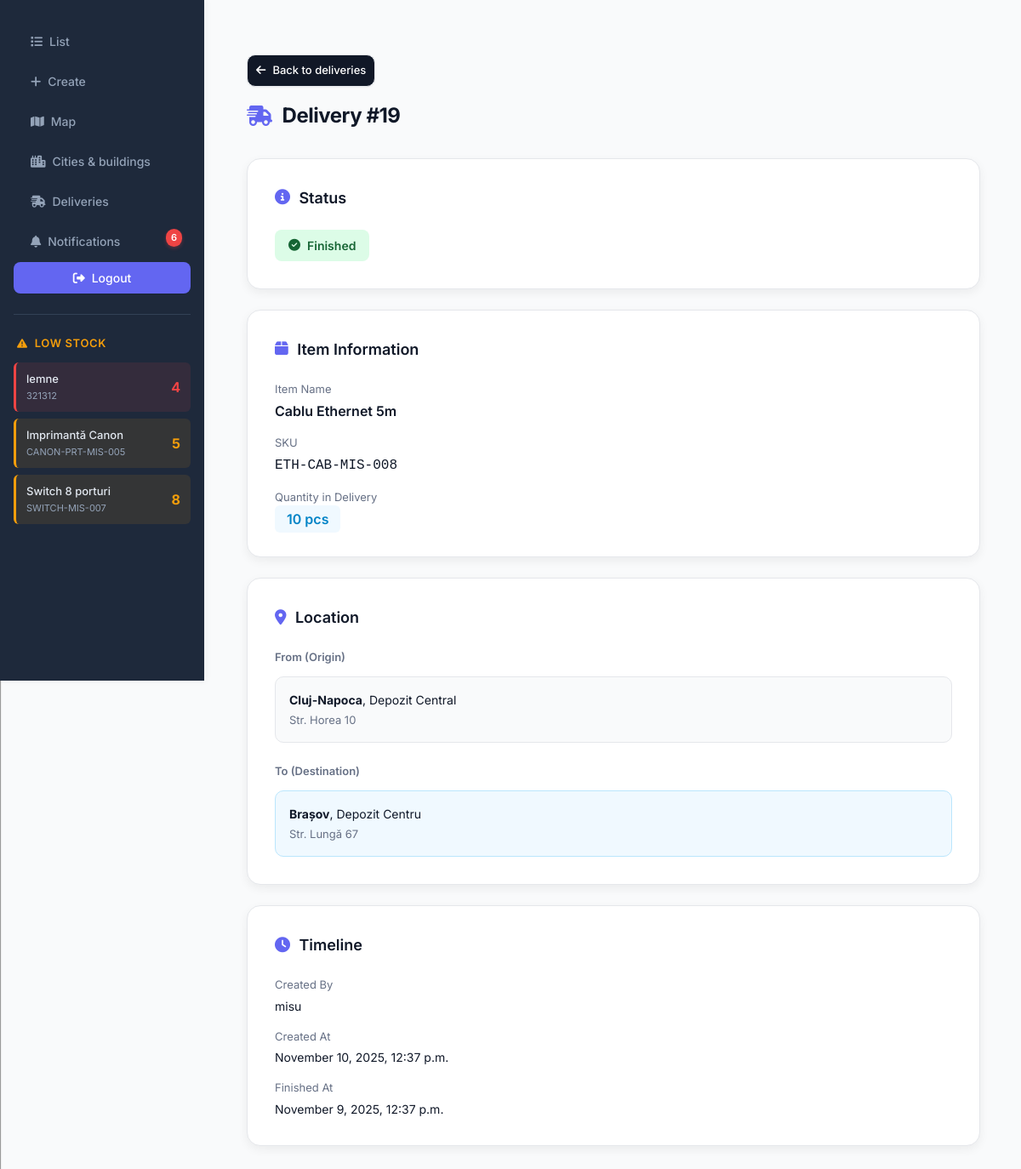
Page /delivery/19/ (signed in) on the committed database.
### app/models.py (models this page shows, shortened)
class Item(models.Model):
    owner = models.ForeignKey(get_user_model(), on_delete=models.CASCADE, related_name="items")
    name = models.CharField(max_length=100)
    sku = models.CharField(max_length=100)
    quantity = models.IntegerField(default=0)
    city = models.CharField(max_length=100, blank=True, default="")
    building = models.CharField(max_length=100, blank=True, default="")
    address = models.CharField(max_length=255, blank=True, default="")
    lat = models.DecimalField(max_digits=9, decimal_places=6, null=True, blank=True)
    lng = models.DecimalField(max_digits=9, decimal_places=6, null=True, blank=True)
    building_ref = models.ForeignKey(
        Building, on_delete=models.PROTECT, related_name="items",
        null=True, blank=True
    )
    created_at = models.DateTimeField(auto_now_add=True)
    class Meta:
        constraints = [
            models.UniqueConstraint(fields=["owner", "sku"], name="uniq_owner_sku")
        ]
        indexes = [
            models.Index(fields=["owner", "sku"]),
            models.Index(fields=["city"]),
        ]
        ordering = ["-created_at"]

class Delivery(models.Model):
    STATUS_CHOICES = [
        ('in_progress', 'In Progress'),
        ('finished', 'Finished'),
        ('cancelled', 'Cancelled'),
    ]
    item = models.ForeignKey('Item', on_delete=models.PROTECT, related_name='deliveries')
    quantity = models.IntegerField()
    status = models.CharField(max_length=20, choices=STATUS_CHOICES, default='in_progress')
    from_city = models.CharField(max_length=100)
    from_building = models.CharField(max_length=100)
    from_address = models.CharField(max_length=255)
    to_city = models.CharField(max_length=100, blank=True, default='')
    to_building = models.CharField(max_length=100, blank=True, default='')
    to_address = models.CharField(max_length=255, blank=True, default='')
    created_by = models.CharField(max_length=100)
    created_at = models.DateTimeField(auto_now_add=True)
    finished_at = models.DateTimeField(null=True, blank=True)
    class Meta:
        ordering = ['-created_at']

### app/views.py (the view)
# urls.py: path("delivery/<int:pk>/", views.DeliveryDetailView.as_view(), name="delivery-detail"),
class DeliveryDetailView(LoginRequiredMixin, DetailView):
    model = Delivery
    template_name = "app/delivery_detail.html"
    context_object_name = "delivery"
    def get_queryset(self):
        return Delivery.objects.filter(created_by=self.request.user.username)

### app/context_processors.py (called while the page is built)
def low_stock_items(request):
    if request.user.is_authenticated:
        items = Item.objects.filter(
            owner=request.user,
            quantity__lt=10
        ).order_by('quantity')[:10]  # Limit to 10 items
        return {'low_stock_items': items}
    return {'low_stock_items': []}

def unread_notifications(request):
    if request.user.is_authenticated:
        unread_count = Notification.objects.filter(
            user=request.user,
            is_read=False
        ).count()
        recent_notifications = Notification.objects.filter(
            user=request.user,
            is_read=False
        ).order_by('-created_at')[:5]  # Last 5 unread
        return {
            'unread_notifications_count': unread_count,
            'recent_notifications': recent_notifications,
        }
    return {
        'unread_notifications_count': 0,
        'recent_notifications': [],
    }

### app/templates/app/delivery_detail.html (shortened to what this page needs)
{% extends 'base.html' %}
{% block content %}
<div style="max-width: 900px; margin: 2rem auto;">
  <div style="margin-bottom: 2rem;">
    <a href="{% url 'delivery-list' %}" class="btn btn-cancel" style="text-decoration: none; margin-bottom: 1rem; display: inline-flex;">
      <i class="fas fa-arrow-left"></i> Back to deliveries
    </a>
    <h2 style="color: #101828; font-size: 24px; font-weight: 700; margin: 0; display: flex; align-items: center;">
      <i class="fas fa-shipping-fast" style="color: #6366f1; margin-right: 0.75rem;"></i>
      Delivery #{{ delivery.id }}
    </h2>
  </div>
  <div style="display: grid; gap: 1.5rem;">
    <div style="background: white; border-radius: 16px; padding: 2rem; border: 1px solid #e5e7eb; box-shadow: 0 4px 12px rgba(0,0,0,0.06);">
      <h3 style="color: #101828; font-size: 18px; font-weight: 600; margin: 0 0 1.5rem; display: flex; align-items: center;">
        <i class="fas fa-info-circle" style="color: #6366f1; margin-right: 0.65rem;"></i>
        Status
      </h3>
      <div style="display: flex; justify-content: space-between; align-items: center;">
        <div>
          {% if delivery.status == 'in_progress' %}
            <span style="background: #fef3c7; color: #92400e; padding: 0.5rem 1rem; border-radius: 8px; font-size: 14px; font-weight: 600; display: inline-flex; align-items: center;">
              <i class="fas fa-clock" style="margin-right: 0.5rem;"></i>
              In Progress
            </span>
          {% elif delivery.status == 'finished' %}
            <span style="background: #dcfce7; color: #166534; padding: 0.5rem 1rem; border-radius: 8px; font-size: 14px; font-weight: 600; display: inline-flex; align-items: center;">
              <i class="fas fa-check-circle" style="margin-right: 0.5rem;"></i>
              Finished
            </span>
          {% else %}
            <span style="background: #fee2e2; color: #991b1b; padding: 0.5rem 1rem; border-radius: 8px; font-size: 14px; font-weight: 600; display: inline-flex; align-items: center;">
              <i class="fas fa-times-circle" style="margin-right: 0.5rem;"></i>
              Cancelled
            </span>
          {% endif %}
        </div>
      </div>
    </div>
    <div style="background: white; border-radius: 16px; padding: 2rem; border: 1px solid #e5e7eb; box-shadow: 0 4px 12px rgba(0,0,0,0.06);">
      <h3 style="color: #101828; font-size: 18px; font-weight: 600; margin: 0 0 1.5rem; display: flex; align-items: center;">
        <i class="fas fa-box" style="color: #6366f1; margin-right: 0.65rem;"></i>
        Item Information
      </h3>
      <div style="display: grid; gap: 1rem;">
        <div>
          <p style="color: #667085; font-size: 13px; margin: 0 0 0.25rem;">Item Name</p>
          <p style="color: #101828; font-size: 16px; font-weight: 600; margin: 0;">{{ delivery.item.name }}</p>
        </div>
        <div>
          <p style="color: #667085; font-size: 13px; margin: 0 0 0.25rem;">SKU</p>
          <p style="color: #101828; font-size: 16px; font-weight: 500; font-family: 'Courier New', monospace; margin: 0;">{{ delivery.item.sku }}</p>
        </div>
        <div>
          <p style="color: #667085; font-size: 13px; margin: 0 0 0.25rem;">Quantity in Delivery</p>
          <p style="color: #101828; font-size: 16px; font-weight: 600; margin: 0;">
            <span style="background: #f0f9ff; color: #0284c7; padding: 0.375rem 0.875rem; border-radius: 6px;">
              {{ delivery.quantity }} pcs
            </span>
          </p>
        </div>
      </div>
    </div>
    <div style="background: white; border-radius: 16px; padding: 2rem; border: 1px solid #e5e7eb; box-shadow: 0 4px 12px rgba(0,0,0,0.06);">
      <h3 style="color: #101828; font-size: 18px; font-weight: 600; margin: 0 0 1.5rem; display: flex; align-items: center;">
        <i class="fas fa-map-marker-alt" style="color: #6366f1; margin-right: 0.65rem;"></i>
        Location
      </h3>
      <div style="display: grid; gap: 1.5rem;">
        <div>
          <p style="color: #667085; font-size: 13px; margin: 0 0 0.75rem; font-weight: 600;">From (Origin)</p>
          <div style="background: #f9fafb; border-radius: 10px; padding: 1rem; border: 1px solid #e5e7eb;">
            <p style="color: #101828; font-size: 14px; margin: 0 0 0.25rem;"><strong>{{ delivery.from_city }}</strong>, {{ delivery.from_building }}</p>
            <p style="color: #667085; font-size: 13px; margin: 0;">{{ delivery.from_address }}</p>
          </div>
        </div>
        {% if delivery.to_city %}
          <div>
            <p style="color: #667085; font-size: 13px; margin: 0 0 0.75rem; font-weight: 600;">To (Destination)</p>
            <div style="background: #f0f9ff; border-radius: 10px; padding: 1rem; border: 1px solid #bae6fd;">
              <p style="color: #101828; font-size: 14px; margin: 0 0 0.25rem;"><strong>{{ delivery.to_city }}</strong>, {{ delivery.to_building }}</p>
              <p style="color: #667085; font-size: 13px; margin: 0;">{{ delivery.to_address }}</p>
            </div>
          </div>
        {% endif %}
      </div>
    </div>
    <div style="background: white; border-radius: 16px; padding: 2rem; border: 1px solid #e5e7eb; box-shadow: 0 4px 12px rgba(0,0,0,0.06);">
      <h3 style="color: #101828; font-size: 18px; font-weight: 600; margin: 0 0 1.5rem; display: flex; align-items: center;">
        <i class="fas fa-clock" style="color: #6366f1; margin-right: 0.65rem;"></i>
        Timeline
      </h3>
      <div style="display: grid; gap: 1rem;">
        <div>
          <p style="color: #667085; font-size: 13px; margin: 0 0 0.25rem;">Created By</p>
          <p style="color: #101828; font-size: 14px; margin: 0;">{{ delivery.created_by }}</p>
        </div>
        <div>
          <p style="color: #667085; font-size: 13px; margin: 0 0 0.25rem;">Created At</p>
          <p style="color: #101828; font-size: 14px; margin: 0;">{{ delivery.created_at|date:"F j, Y, g:i a" }}</p>
        </div>
        {% if delivery.finished_at %}
          <div>
            <p style="color: #667085; font-size: 13px; margin: 0 0 0.25rem;">Finished At</p>
            <p style="color: #101828; font-size: 14px; margin: 0;">{{ delivery.finished_at|date:"F j, Y, g:i a" }}</p>
          </div>
        {% endif %}
      </div>
    </div>
  </div>
</div>
{% endblock %}

### app/templates/base.html (shortened to what this page needs)
{% load static %}
<!DOCTYPE html>
<html>
<head>
  <link rel="stylesheet" href="{% static 'app/css/styles.css' %}">
  <link rel="stylesheet" href="https://cdnjs.cloudflare.com/ajax/libs/font-awesome/6.5.1/css/all.min.css">
</head>
<body>
  <nav>
    <a href="{% url 'item-list' %}"><i class="fas fa-list"></i> List</a>
    <a href="{% url 'item-create' %}"><i class="fas fa-plus"></i> Create</a>
    <a href="{% url 'map'%}"><i class="fas fa-map"></i> Map </a>
    {% if user.is_staff %}
        <a href="{% url 'admin-inventory' %}"><i class="fas fa-city"></i>Cities & buildings</a>
    {% endif %}
    <a href="{% url 'delivery-list' %}" class="nav-link {% if request.resolver_match.url_name == 'delivery-list' %}active{% endif %}">
      <i class="fas fa-shipping-fast"></i>
      Deliveries
    </a>
    {% if user.is_authenticated %}
    <a href="{% url 'notification-list' %}" class="nav-link {% if request.resolver_match.url_name == 'notification-list' %}active{% endif %}" style="position: relative;">
      <i class="fas fa-bell"></i>
      Notifications
      {% if unread_notifications_count > 0 %}
      <span class="notification-badge">{{ unread_notifications_count }}</span>
      {% endif %}
    </a>
    {% endif %}
    {% if user.is_authenticated %}
      <form method="post" action="{% url 'logout' %}">
        <button type="submit"><i class="fas fa-sign-out-alt"></i> Logout</button>
      </form>
      {% if low_stock_items %}
      <div class="low-stock-section">
        <h3><i class="fas fa-exclamation-triangle"></i> Low Stock</h3>
        <div class="low-stock-table">
          {% for item in low_stock_items %}
          <div class="low-stock-item {% if item.quantity < 5 %}critical{% elif item.quantity < 10 %}warning{% endif %}">
            <div class="item-info">
              <span class="item-name">{{ item.name }}</span>
              <span class="item-sku">{{ item.sku }}</span>
            </div>
            <span class="item-quantity">{{ item.quantity }}</span>
          </div>
          {% endfor %}
        </div>
      </div>
      {% endif %}
    {% else %}
      <a href="{% url 'login' %}"><i class="fas fa-sign-in-alt"></i> Login</a>
    {% endif %}
  </nav>
  <div class="container">
    {% block content %}{% endblock %}
  </div>
</body>
</html>

### app/static/app/css/styles.css (style rules this page uses)
* { margin: 0; padding: 0; box-sizing: border-box; }
body { font-family: 'Inter', -apple-system, BlinkMacSystemFont, 'Segoe UI', sans-serif; line-height: 1.5; color: #344054; background-color: #f9fafb; display: flex; font-size: 14px; font-weight: 400; }
nav { background: #1e293b; width: 240px; height: 100vh; position: fixed; left: 0; top: 0; padding: 1.5rem 0; box-shadow: 2px 0 8px rgba(0,0,0,0.05); }
nav a { color: #94a3b8; text-decoration: none; padding: 0.75rem 1.25rem; margin: 0.125rem 1rem; border-radius: 8px; transition: all 0.2s; display: flex; align-items: center; font-size: 14px; font-weight: 500; }
nav form { margin: 0.125rem 1rem; }
nav button { background-color: transparent; color: #94a3b8; border: none; padding: 0.75rem 1.25rem; border-radius: 8px; cursor: pointer; transition: all 0.2s; width: 100%; text-align: left; font-size: 14px; font-weight: 500; display: flex; align-items: center; font-family: 'Inter', sans-serif; }
.low-stock-section { margin: 1.5rem 1rem 0 1rem; padding-top: 1.5rem; border-top: 1px solid #334155; }
.low-stock-section h3 { color: #f59e0b; font-size: 13px; font-weight: 600; margin-bottom: 0.75rem; padding: 0 0.25rem; display: flex; align-items: center; text-transform: uppercase; letter-spacing: 0.05em; }
.low-stock-section h3 i { margin-right: 0.5rem; font-size: 12px; }
.low-stock-table { display: flex; flex-direction: column; gap: 0.5rem; max-height: 300px; overflow-y: auto; }
.low-stock-item { background-color: #334155; padding: 0.625rem 0.75rem; border-radius: 6px; display: flex; justify-content: space-between; align-items: center; transition: all 0.2s; border-left: 3px solid transparent; }
.low-stock-item.warning { border-left-color: #f59e0b; background-color: rgba(245, 158, 11, 0.1); }
.low-stock-item.critical { border-left-color: #ef4444; background-color: rgba(239, 68, 68, 0.1); }
.item-info { display: flex; flex-direction: column; gap: 0.125rem; flex: 1; min-width: 0; }
.item-name { color: #e2e8f0; font-size: 13px; font-weight: 500; white-space: nowrap; overflow: hidden; text-overflow: ellipsis; }
.item-sku { color: #94a3b8; font-size: 11px; font-weight: 400; }
.item-quantity { color: #f59e0b; font-size: 16px; font-weight: 700; min-width: 30px; text-align: right; }
.low-stock-item.critical .item-quantity { color: #ef4444; }
.container { margin-left: 240px; padding: 2rem 3rem; width: calc(100% - 240px); }
h2 { color: #101828; font-size: 24px; font-weight: 600; margin-bottom: 1.5rem; letter-spacing: -0.02em; }
button[type="submit"], .btn { background-color: #6366f1; color: white; padding: 0.625rem 1.25rem; border: none; border-radius: 8px; cursor: pointer; font-size: 14px; font-weight: 500; transition: all 0.2s; font-family: 'Inter', sans-serif; display: inline-flex; align-items: center; justify-content: center; box-shadow: 0 1px 2px rgba(0,0,0,0.05); }
.btn-cancel { background-color: #6b7280; }
i.fas, i.far, i.fab, i.fa { margin-right: 0.5rem; vertical-align: middle; }
button i, a i, nav button i, nav a i { margin-right: 0.5rem; }
:root { --card:#fff; --ring:#e5e7eb; --text:#111827; --muted:#6b7280; --accent:#4f46e5; }
.btn { text-decoration:none;display:inline-block;padding:8px 10px;border-radius:10px;border:1px solid var(--ring); background:#111827;color:#fff;font-size:13px; }
.notification-badge { position: absolute; top: 8px; right: 10px; background: #ef4444; color: white; border-radius: 10px; padding: 2px 6px; font-size: 11px; font-weight: 600; min-width: 18px; text-align: center; box-shadow: 0 2px 4px rgba(239, 68, 68, 0.3); }

### rows in the picture
Item: name "lemne", sku "321312", quantity "4"
Item: name "Imprimantă Canon", sku "CANON-PRT-MIS-005", quantity "5"
Item: name "Switch 8 porturi", sku "SWITCH-MIS-007", quantity "8"
Delivery: id "19", item.name "Cablu Ethernet 5m", item.sku "ETH-CAB-MIS-008", quantity "10", from_city "Cluj-Napoca", from_building "Depozit Central", from_address "Str. Horea 10", to_city "Brașov", to_building "Depozit Centru", to_address "Str. Lungă 67", created_by "misu", created_at "November 10, 2025, 12:37 p.m.", finished_at "November 9, 2025, 12:37 p.m."

### other values in the picture
{{ unread_notifications_count }} "6"
